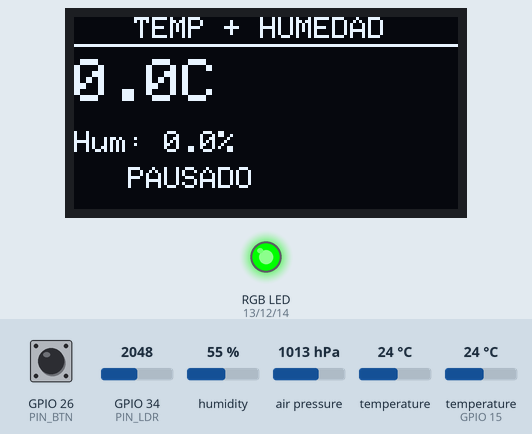
Bench run of a sketch on a simulated ESP32. Parts: 128×64 one-colour display, an RGB LED mixed from three pins (HIGH = lit). Inputs (shaded band) come from the test bench; at power-on: GPIO 26 (PIN_BTN) HIGH, humidity 55 %, air pressure 1013 hPa, GPIO 34 (PIN_LDR) = 2048, temperature 24 °C, temperature (sensor on GPIO 15) 24 °C. Storage starts empty; what the sketch prints to the serial monitor is not drawn.

Above: at 2.2 s.
2.3 s: GPIO 26 (PIN_BTN) pulled LOW for 1 s
At 3.8 s:
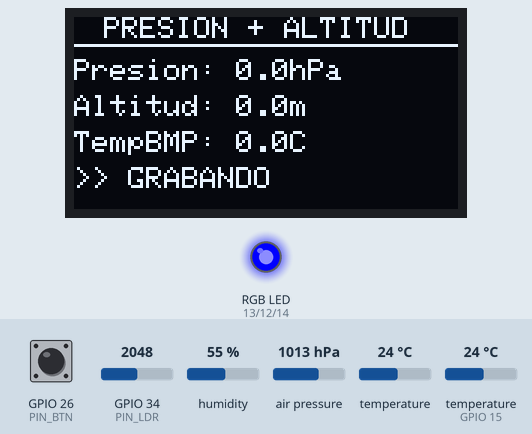
4.8 s: GPIO 26 (PIN_BTN) pulled LOW for 0.15 s
At 6.7 s:
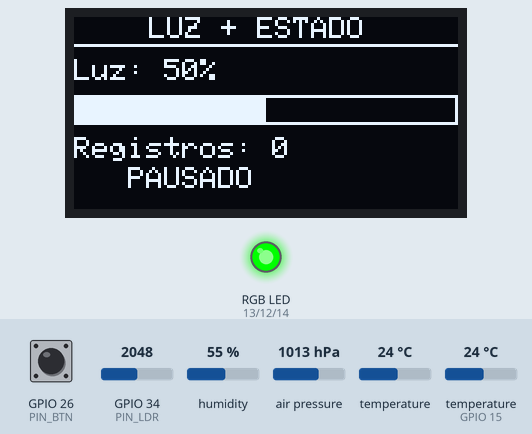
17.3 s: GPIO 26 (PIN_BTN) pulled LOW for 0.15 s
At 25.0 s:
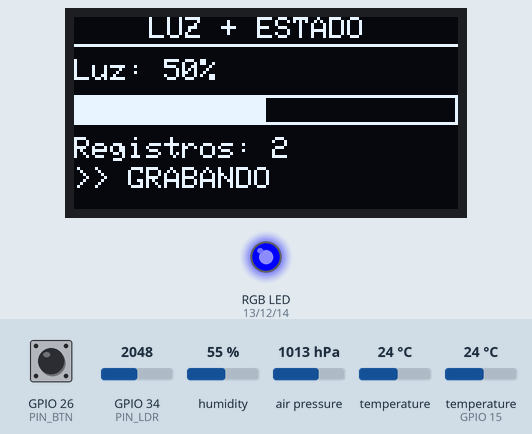
28.6 s: humidity set to 22 %
31.6 s: air pressure set to 952 hPa
At 39.9 s:
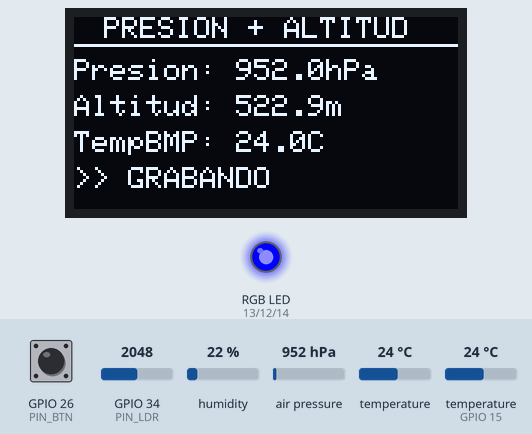
43.6 s: GPIO 34 (PIN_LDR) set to 2866
At 44.7 s:
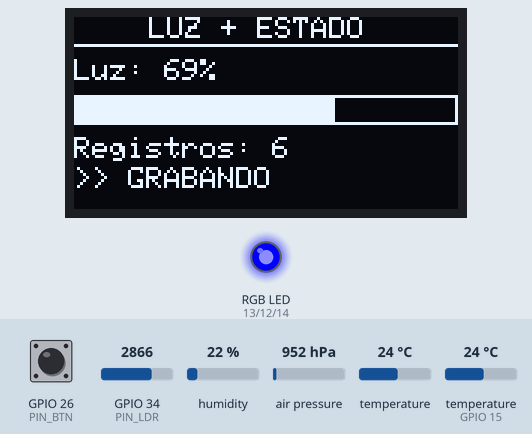
Timing chart, 0 to 46.6 s (numbered marks = the images above; inputs shaded):
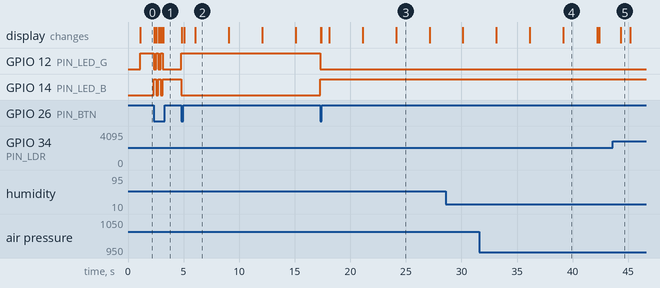

The sketch:

P4_Estacion_Meteorologia_180.ino
```cpp
// ============================================================
// PROYECTO INTEGRADOR 4 — Estación Meteorológica con Datalogger
// Plataforma: ESP32 | Simulación: Wokwi
// LED RGB cátodo común | BMP280
// ============================================================

#include <Wire.h>
#include <SPI.h>
#include <SD.h>
#include <DHT.h>
#include <Adafruit_BMP280.h>        // ← cambiado
#include <Adafruit_SSD1306.h>
#include <Adafruit_GFX.h>

// ── PINES
#define PIN_DHT    15
#define PIN_LDR    34
#define PIN_CS_SD  5
#define PIN_BTN    26
#define PIN_LED_R  13
#define PIN_LED_G  12
#define PIN_LED_B  14

// ── OBJETOS
Adafruit_SSD1306 oled(128, 64, &Wire, -1);
Adafruit_BMP280  bmp;               // ← cambiado
DHT dht(PIN_DHT, DHT22);

// ── VARIABLES SENSORES
float temp_dht  = 0.0;
float hum_dht   = 0.0;
float temp_bmp  = 0.0;
float presion   = 0.0;
float altitud   = 0.0;
int   luz_pct   = 0;

// ── CONTROL
bool  grabando       = false;
int   pantallaActual = 0;
int   totalRegistros = 0;
bool  oled_ok        = false;
bool  bmp_ok         = false;
bool  sd_ok          = false;
bool  errorSensor    = false;

// ── TEMPORIZADORES
unsigned long tSensores = 0;
unsigned long tLDR      = 0;
unsigned long tPantalla = 0;
unsigned long tSerial   = 0;
unsigned long tDebBtn   = 0;

// ── LED RGB
void setLED(bool r, bool g, bool b) {
  digitalWrite(PIN_LED_R, r);
  digitalWrite(PIN_LED_G, g);
  digitalWrite(PIN_LED_B, b);
}

// ── SETUP
void setup() {
  Serial.begin(115200);

  pinMode(PIN_LED_R, OUTPUT);
  pinMode(PIN_LED_G, OUTPUT);
  pinMode(PIN_LED_B, OUTPUT);
  pinMode(PIN_BTN,   INPUT_PULLUP);
  setLED(0, 0, 0);

  Wire.begin(21, 22);

  // OLED
  if (!oled.begin(SSD1306_SWITCHCAPVCC, 0x3C)) {
    Serial.println("Error OLED");
  } else {
    oled_ok = true;
    oled.clearDisplay();
    oled.setTextColor(WHITE);
    oled.setTextSize(1);
    oled.setCursor(0, 0);
    oled.println("Iniciando...");
    oled.display();
  }

  // BMP280 — dirección I2C por defecto: 0x76 (también puede ser 0x77)
  if (!bmp.begin(0x76)) {           // ← cambiado (BMP280 usa begin con dirección)
    Serial.println("Error BMP280");
    bmp_ok = false;
  } else {
    bmp_ok = true;
    Serial.println("BMP280 listo");

    // Configuración recomendada para estación meteorológica
    bmp.setSampling(Adafruit_BMP280::MODE_NORMAL,
                    Adafruit_BMP280::SAMPLING_X2,   // temperatura
                    Adafruit_BMP280::SAMPLING_X16,  // presión
                    Adafruit_BMP280::FILTER_X16,
                    Adafruit_BMP280::STANDBY_MS_500);
  }

  // DHT
  dht.begin();

  // SD
  if (!SD.begin(PIN_CS_SD)) {
    Serial.println("Error SD");
    sd_ok = false;
  } else {
    sd_ok = true;
    Serial.println("SD lista");
    if (!SD.exists("/DATA.CSV")) {
      File f = SD.open("/DATA.CSV", FILE_WRITE);
      if (f) {
        f.println("tiempo_ms,temp_dht,hum,temp_bmp,presion,luz_pct");
        f.close();
      }
    }
  }

  delay(1000);
}

// ── LOOP
void loop() {
  unsigned long ahora = millis();
  leerBoton(ahora);
  leerSensores(ahora);
  leerLDR(ahora);
  actualizarLED();
  rotarPantalla(ahora);
  mostrarOLED();
  enviarSerial(ahora);
  if (grabando) guardarSD(ahora);
}

// ── BOTÓN toggle GRABANDO/PAUSADO
void leerBoton(unsigned long ahora) {
  if (ahora - tDebBtn < 200) return;
  if (digitalRead(PIN_BTN) == LOW) {
    grabando = !grabando;
    tDebBtn  = ahora;
    Serial.println(grabando ? ">> GRABANDO" : ">> PAUSADO");
  }
}

// ── LECTURA DHT22 + BMP280 cada 5 s
void leerSensores(unsigned long ahora) {
  if (ahora - tSensores < 5000) return;
  tSensores = ahora;

  float h = dht.readHumidity();
  float t = dht.readTemperature();

  if (isnan(h) || isnan(t)) {
    errorSensor = true;
  } else {
    errorSensor = false;
    temp_dht = t;
    hum_dht  = h;
  }

  if (bmp_ok) {
    temp_bmp = bmp.readTemperature();
    presion  = bmp.readPressure() / 100.0F;          // Pa → hPa (igual que antes)
    altitud  = bmp.readAltitude(1013.25);             // ← cambiado: hPa en vez de Pa
  }
}

// ── LECTURA LDR cada 1 s
void leerLDR(unsigned long ahora) {
  if (ahora - tLDR < 1000) return;
  tLDR = ahora;
  int raw = analogRead(PIN_LDR);
  luz_pct = map(raw, 0, 4095, 0, 100);
}

// ── LED RGB según estado
void actualizarLED() {
  if (errorSensor || !sd_ok) {
    setLED(1, 0, 0);  // rojo = error
  } else if (grabando) {
    setLED(0, 0, 1);  // azul = grabando
  } else {
    setLED(0, 1, 0);  // verde = OK
  }
}

// ── ROTACIÓN DE PANTALLAS cada 3 s
void rotarPantalla(unsigned long ahora) {
  if (ahora - tPantalla < 3000) return;
  tPantalla = ahora;
  pantallaActual = (pantallaActual + 1) % 3;
}

// ── OLED
void mostrarOLED() {
  if (!oled_ok) return;
  oled.clearDisplay();
  oled.setTextColor(WHITE);
  oled.setTextSize(1);

  switch (pantallaActual) {

    // Pantalla 1: Temp + Hum
    case 0:
      oled.setCursor(20, 0);
      oled.println("TEMP + HUMEDAD");
      oled.drawLine(0, 9, 127, 9, WHITE);
      oled.setTextSize(2);
      oled.setCursor(0, 14);
      oled.print(temp_dht, 1); oled.println("C");
      oled.setTextSize(1);
      oled.setCursor(0, 38);
      oled.print("Hum: "); oled.print(hum_dht, 1); oled.println("%");
      oled.setCursor(0, 50);
      oled.print(grabando ? ">> GRABANDO" : "   PAUSADO");
      break;

    // Pantalla 2: Presión + Altitud
    case 1:
      oled.setCursor(10, 0);
      oled.println("PRESION + ALTITUD");
      oled.drawLine(0, 9, 127, 9, WHITE);
      oled.setCursor(0, 14);
      oled.print("Presion: "); oled.print(presion, 1); oled.println("hPa");
      oled.setCursor(0, 26);
      oled.print("Altitud: "); oled.print(altitud, 1); oled.println("m");
      oled.setCursor(0, 38);
      oled.print("TempBMP: "); oled.print(temp_bmp, 1); oled.println("C");
      oled.setCursor(0, 50);
      oled.print(grabando ? ">> GRABANDO" : "   PAUSADO");
      break;

    // Pantalla 3: Luz + Estado
    case 2:
      oled.setCursor(25, 0);
      oled.println("LUZ + ESTADO");
      oled.drawLine(0, 9, 127, 9, WHITE);
      oled.setCursor(0, 14);
      oled.print("Luz: "); oled.print(luz_pct); oled.println("%");
      oled.drawRect(0, 26, 128, 10, WHITE);
      oled.fillRect(1, 27, map(luz_pct, 0, 100, 0, 126), 8, WHITE);
      oled.setCursor(0, 40);
      oled.print("Registros: "); oled.println(totalRegistros);
      oled.setCursor(0, 50);
      oled.print(errorSensor ? "ERROR SENSOR" : grabando ? ">> GRABANDO" : "   PAUSADO");
      break;
  }
  oled.display();
}

// ── SERIAL cada 5 s
void enviarSerial(unsigned long ahora) {
  if (ahora - tSerial < 5000) return;
  tSerial = ahora;
  Serial.print("Temp_DHT: "); Serial.print(temp_dht, 1);
  Serial.print("C | Hum: ");  Serial.print(hum_dht, 1);
  Serial.print("% | Temp_BMP: "); Serial.print(temp_bmp, 1);
  Serial.print("C | Presion: "); Serial.print(presion, 1);
  Serial.print("hPa | Alt: "); Serial.print(altitud, 1);
  Serial.print("m | Luz: "); Serial.print(luz_pct);
  Serial.print("% | "); Serial.println(grabando ? "GRABANDO" : "PAUSADO");
}

// ── GUARDAR EN SD
void guardarSD(unsigned long ahora) {
  static unsigned long tGuardado = 0;
  if (ahora - tGuardado < 5000) return;
  tGuardado = ahora;
  if (!sd_ok) return;
  File f = SD.open("/DATA.CSV", FILE_APPEND);
  if (f) {
    f.print(ahora);       f.print(",");
    f.print(temp_dht, 1); f.print(",");
    f.print(hum_dht, 1);  f.print(",");
    f.print(temp_bmp, 1); f.print(",");
    f.print(presion, 1);  f.print(",");
    f.println(luz_pct);
    f.close();
    totalRegistros++;
  }
}
```

Measured:
- after the input at 2.3 s, GPIO 12 (PIN_LED_G): alternates HIGH for 0.21 s and LOW for 0.21 s, 5 changes in all, then stays LOW, starting at once; GPIO 14 (PIN_LED_B): alternates HIGH for 0.21 s and LOW for 0.21 s, 5 changes in all, then stays HIGH, starting at once; the display: first changes after 0.05 s (image 1 shows a later state)
- after the input at 4.8 s, GPIO 12 (PIN_LED_G): LOW → HIGH at once; GPIO 14 (PIN_LED_B): HIGH → LOW at once; the display: first changes at once (image 2 shows a later state)
- after the input at 17.3 s, GPIO 12 (PIN_LED_G): HIGH → LOW at once; GPIO 14 (PIN_LED_B): LOW → HIGH at once; the display: first changes at once (image 3 shows a later state)
- after the input at 43.6 s, the display: changes after 0.74 s (image 5)
- what the display in image 2 shows lasts 3.0 s, from 6.1 s to 9.1 s
- what the display in image 5 shows lasts 0.9 s, from 44.3 s to 45.2 s
